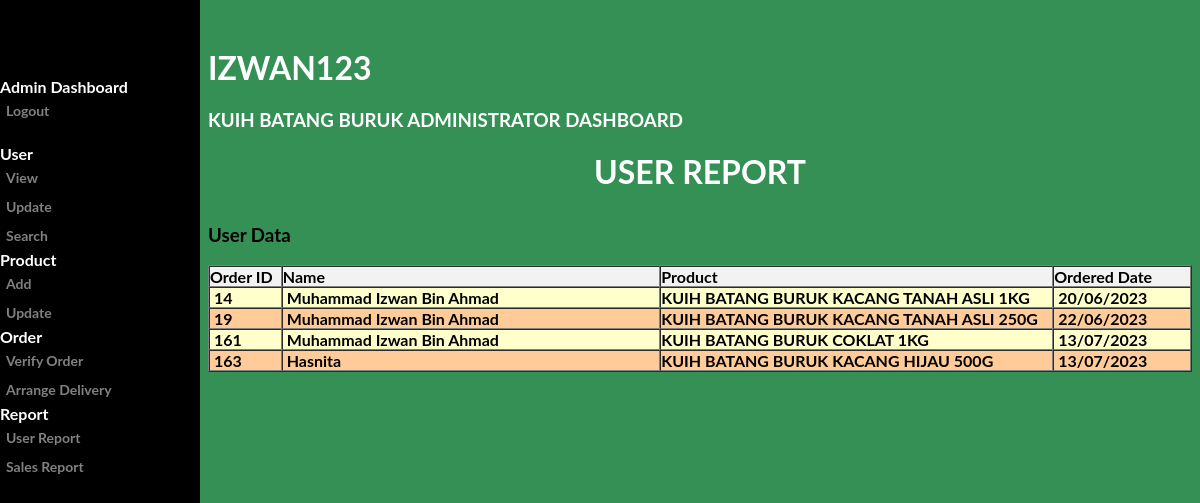
The page /admin/user_report.php (signed in) on the database its author committed.
### tables this page shows
CREATE TABLE `ORDER_` (
  `ORDER_ID` int(8) NOT NULL,
  `USER_ID` int(20) NOT NULL,
  `ORDER_TYPE` varchar(20) NOT NULL,
  `ORDER_DATE` varchar(10) NOT NULL,
  `ORDER_STATUS` int(1) DEFAULT NULL
);

CREATE TABLE `ORDERPRODUCT` (
  `ORDER_ID` int(10) NOT NULL,
  `PRO_CODE` int(10) NOT NULL,
  `ORDER_QTY` int(10) NOT NULL
);

CREATE TABLE `USER` (
  `USER_ID` int(20) NOT NULL,
  `USER_USERNAME` varchar(20) NOT NULL,
  `USER_NAME` varchar(60) NOT NULL,
  `USER_PHONENO` varchar(11) NOT NULL,
  `USER_ADDRESS` varchar(100) NOT NULL,
  `USER_EMAIL` varchar(30) NOT NULL,
  `USER_PASSWORD` varchar(20) NOT NULL,
  `LVL_ID` int(11) NOT NULL
);

### admin/user_report.php (the view, shortened to what this page needs)
<?php
include('../include/dbconn.php');
?>
<!DOCTYPE html>
<html>
<head>
</head>
<body>
<<div class="sidenav">
<b>
<br><br>
  <br>
  <b> Admin Dashboard</b>
  <a href="../login/logout.php">Logout</a>
  <br>
  <b>User</b>
  <a href="view_user.php">View</a>
  <a href="update_view_user.php">Update</a>
  <a href="search_user.php">Search</a>
  <b>Product</b>
  <a href="add_product.php">Add</a>
  <a href="update_view_product.php">Update</a>
  <b>Order</b>
  <a href="add_order.php">Verify Order</a>
  <a href="delivery.php">Arrange Delivery</a>
  <b>Report</b>
  <a href="user_report.php">User Report</a>
  <a href="sales_report.php">Sales Report</a>
</div>
<div class="main">
  <div class="greatinguser">
	<h1><?php echo $_SESSION['user_username']; ?></h1>
	<h3>Kuih Batang Buruk Administrator Dashboard</h3>
    <h1 class="text-center">USER REPORT</h1>
  </div>
</div>
<div class="container">
<br>
  <br>
  <br>
  <h3>User Data</h3>
	<?php
		$query = "SELECT * FROM order_ INNER JOIN USER ON ORDER_.USER_ID = USER.USER_ID
        INNER JOIN orderproduct ON order_.ORDER_ID = orderproduct.ORDER_ID WHERE order_.ORDER_STATUS = 1 ORDER BY order_.ORDER_ID;";
		$result = mysqli_query($dbconn, $query) or die ("Error: " . mysqli_error($dbconn));
		$numrow = mysqli_num_rows($result);
	?>
   <tr align="left" bgcolor="#f2f2f2">
    <td>
    <table width="100%" border="1" align="center" cellpadding="0" cellspacing="0">
      <tr align="left" bgcolor="#f2f2f2">
        <th width="5%">Order ID</td>
        <th width="26%">Name</td>
        <th width="27%">Product</td>
        <th width="9%">Ordered Date</td>
      </tr>
      <?php
	  $color="1";
	  for ($a=0; $a<$numrow; $a++) {
		$row = mysqli_fetch_array($result);
		if($color==1){
			echo "<tr bgcolor='#FFFFCC'>"
	  ?>
        <td>&nbsp;<?php echo $row['ORDER_ID']; ?></td>
        <td>&nbsp;<?php echo ucwords (strtolower($row['USER_NAME'])); ?></td>
        <td><?php
                    if($row['PRO_CODE']==101){
                        echo "KUIH BATANG BURUK KACANG TANAH ASLI 250G";
                   }else if($row['PRO_CODE']==102){
                        echo "KUIH BATANG BURUK KACANG TANAH ASLI 500G";
                   }else if($row['PRO_CODE']==103){
                        echo "KUIH BATANG BURUK KACANG TANAH ASLI 1KG";
                   }else if($row['PRO_CODE']==111){
                        echo "KUIH BATANG BURUK COKLAT 250G";
                   }else if($row['PRO_CODE']==112){
                        echo "KUIH BATANG BURUK COKLAT 500G";
                   }else if($row['PRO_CODE']==113){
                        echo "KUIH BATANG BURUK COKLAT 1KG";
                   }else if($row['PRO_CODE']==121){
                        echo "KUIH BATANG BURUK KACANG HIJAU 250G";
                   }else if($row['PRO_CODE']==122){
                    echo "KUIH BATANG BURUK KACANG HIJAU 500G";
                   }else if($row['PRO_CODE']==123){
                    echo "KUIH BATANG BURUK KACANG HIJAU 1KG";
                }?></td>
        <td>&nbsp;<?php echo $row['ORDER_DATE']; ?></td>
      </tr>
      <?php
       $color="2";}
	   else{
	   echo "<tr bgcolor='#FFCC99'>"
	  ?>
        <td>&nbsp;<?php echo ucwords (strtolower($row['ORDER_ID'])); ?></td>
        <td>&nbsp;<?php echo ucwords (strtolower($row['USER_NAME'])); ?></td>
        <td><?php
                    if($row['PRO_CODE']==101){
                        echo "KUIH BATANG BURUK KACANG TANAH ASLI 250G";
                   }else if($row['PRO_CODE']==102){
                        echo "KUIH BATANG BURUK KACANG TANAH ASLI 500G";
                   }else if($row['PRO_CODE']==103){
                        echo "KUIH BATANG BURUK KACANG TANAH ASLI 1KG";
                   }else if($row['PRO_CODE']==111){
                        echo "KUIH BATANG BURUK COKLAT 250G";
                   }else if($row['PRO_CODE']==112){
                        echo "KUIH BATANG BURUK COKLAT 500G";
                   }else if($row['PRO_CODE']==113){
                        echo "KUIH BATANG BURUK COKLAT 1KG";
                   }else if($row['PRO_CODE']==121){
                        echo "KUIH BATANG BURUK KACANG HIJAU 250G";
                   }else if($row['PRO_CODE']==122){
                    echo "KUIH BATANG BURUK KACANG HIJAU 500G";
                   }else if($row['PRO_CODE']==123){
                    echo "KUIH BATANG BURUK KACANG HIJAU 1KG";
                }?></td>
        <td>&nbsp;<?php echo $row['ORDER_DATE']; ?></td>
      </tr>
	   <?php
	    $color="1";
	   }
	  }
	  ?>
</div>
</body>
</html>

### admin/user_report.php (style rules this page uses)
body { font-family: "Lato", sans-serif; color: #ffffff; background-image:url(''); background-repeat: no-repeat; background-attachment: fixed; background-size: cover; background-color: #359055; }
div { max-width: 1100px; height: 100px; }
.sidenav { height: 100%; width: 200px; position: fixed; z-index: 1; top: 0; left: 0; background-color: #000000; overflow-x: hidden; padding-top: 20px; }
.sidenav a { padding: 6px 6px 6px 6px; text-decoration: none; font-size: 14px; color: #818181; display: block; }
.greatinguser { text-transform: uppercase; }
.main { margin-left: 200px; }
.container { font-family: "Lato", sans-serif; color: #000000; margin-left: 200px; }
.text-center { text-align: center; }

### rows shown on the page
order_: orderproduct.ORDER_ID "14", USER_ID.USER_NAME "Muhammad Izwan Bin Ahmad", shows "KUIH BATANG BURUK KACANG TANAH ASLI 1KG", ORDER_DATE "20/06/2023"
order_: orderproduct.ORDER_ID "19", USER_ID.USER_NAME "Muhammad Izwan Bin Ahmad", shows "KUIH BATANG BURUK KACANG TANAH ASLI 250G", ORDER_DATE "22/06/2023"
order_: orderproduct.ORDER_ID "161", USER_ID.USER_NAME "Muhammad Izwan Bin Ahmad", shows "KUIH BATANG BURUK COKLAT 1KG", ORDER_DATE "13/07/2023"
order_: orderproduct.ORDER_ID "163", USER_ID.USER_NAME "Hasnita", shows "KUIH BATANG BURUK KACANG HIJAU 500G", ORDER_DATE "13/07/2023"

### other values the page prints
$_SESSION['user_username'] "IZWAN123"
